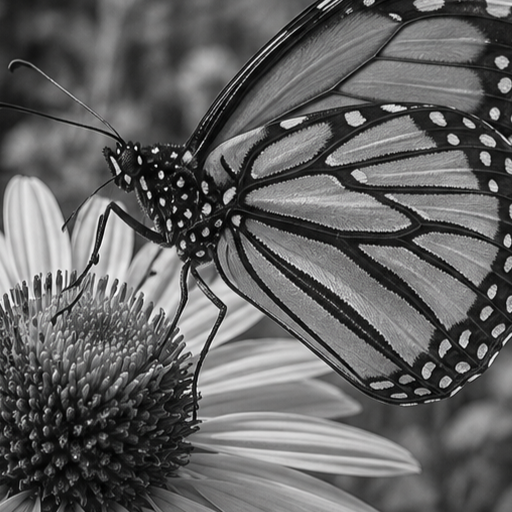
#> input picture Lab1/Part2/images/img1.png, 512 x 512 px, found by its file name
$ python q2.py   (older library calls are emulated)
#> lines starting #> are read from the running program, lines starting #| are printed output that depends on the picture
import cv2
import numpy as np
import matplotlib.pyplot as plt

SIZE = (512, 512)
img1 = cv2.imread("Part2/images/img1.png", cv2.IMREAD_GRAYSCALE)
#> img1: shape (512, 512); min 0, max 253, mean 97.9
img2 = cv2.imread("Part2/images/img2.png", cv2.IMREAD_GRAYSCALE)
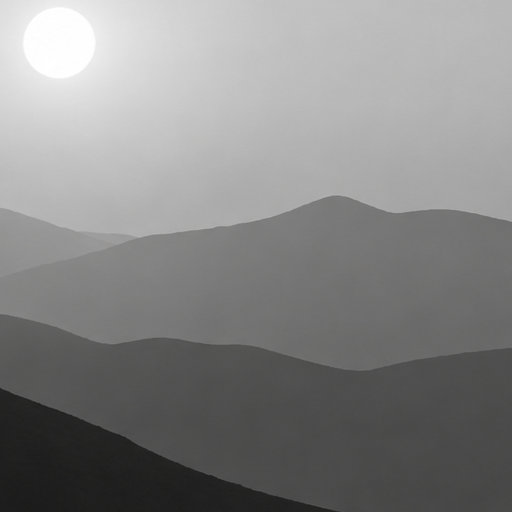
#> input picture Lab1/Part2/images/img2.png, 512 x 512 px, found by its file name
#> img2: shape (512, 512); min 26, max 255, mean 133.9
# Image 1
gx1 = cv2.Sobel(img1, cv2.CV_64F, 1, 0, ksize=3)
gy1 = cv2.Sobel(img1, cv2.CV_64F, 0, 1, ksize=3)
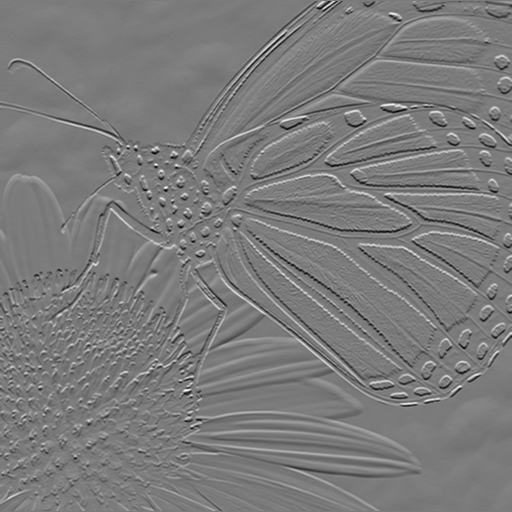
#> gy1: shape (512, 512) float64; min -752, max 799, mean 0.2; drawn with min black and max white

# Image 2
gx2 = cv2.Sobel(img2, cv2.CV_64F, 1, 0, ksize=3)
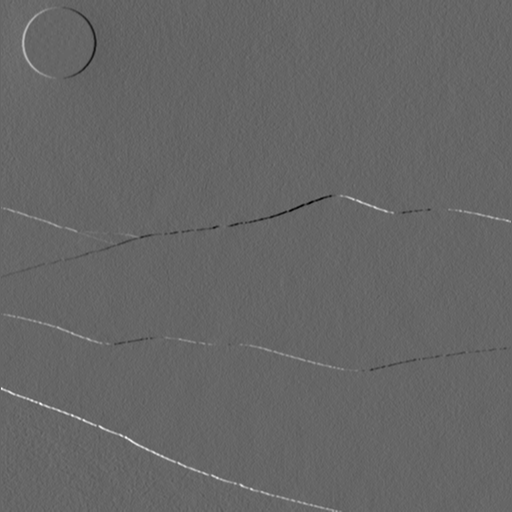
#> gx2: shape (512, 512) float64; min -82, max 122, mean -0.1; drawn with min black and max white
gy2 = cv2.Sobel(img2, cv2.CV_64F, 0, 1, ksize=3)
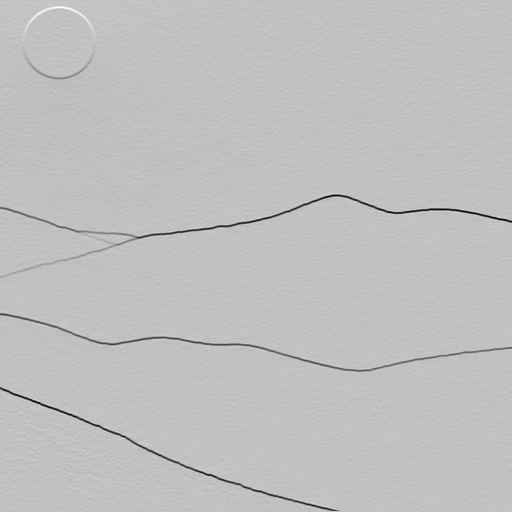
#> gy2: shape (512, 512) float64; min -232, max 73, mean -2.5; drawn with min black and max white

# Gradient magnitude and direction

# Image 1
magnitude1 = np.sqrt(gx1**2 + gy1**2)
direction1 = np.arctan2(gy1, gx1)
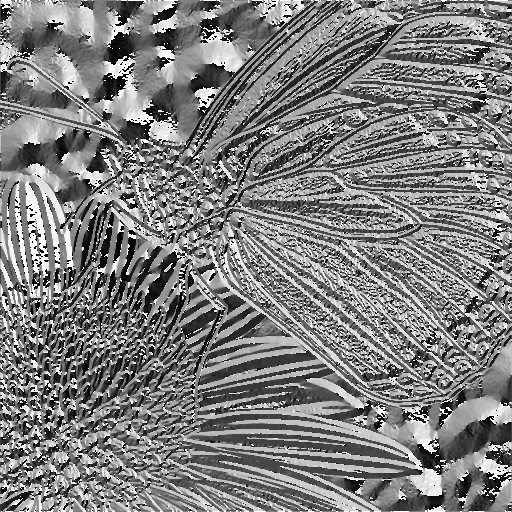
#> direction1: shape (512, 512) float64; min -3.14, max 3.14, mean -0.0152; drawn with min black and max white

# Image 2
magnitude2 = np.sqrt(gx2**2 + gy2**2)
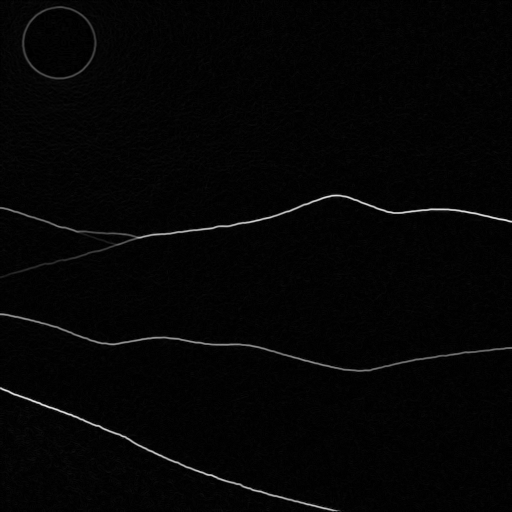
#> magnitude2: shape (512, 512) float64; min 0, max 238.2, mean 5
direction2 = np.arctan2(gy2, gx2)
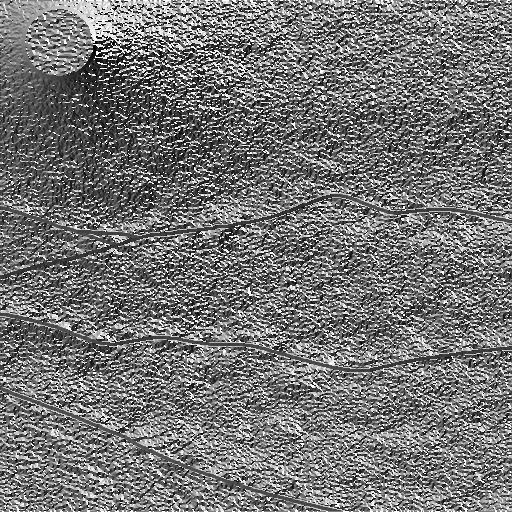
#> direction2: shape (512, 512) float64; min -3.13, max 3.14, mean -0.257; drawn with min black and max white

# Convert direction from radians to degrees
direction1 = np.degrees(direction1)
direction2 = np.degrees(direction2)


plt.figure(figsize=(10,8))

plt.subplot(2,2,1)
plt.imshow(magnitude1, cmap="gray")
plt.title("Image 1 - Gradient Magnitude")
plt.axis("off")

plt.subplot(2,2,2)
plt.imshow(direction1, cmap="gray")
plt.title("Image 1 - Gradient Direction")
plt.axis("off")

plt.subplot(2,2,3)
plt.imshow(magnitude2, cmap="gray")
plt.title("Image 2 - Gradient Magnitude")
plt.axis("off")

plt.subplot(2,2,4)
plt.imshow(direction2, cmap="gray")
plt.title("Image 2 - Gradient Direction")
plt.axis("off")

plt.tight_layout()
plt.show()
